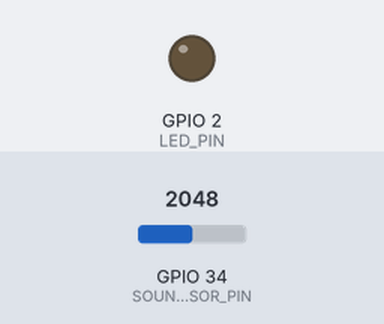
A sketch run on a simulated ESP32. On the bench: output pins drawn as LEDs (lit = HIGH). The inputs (shaded band) are chosen by the test bench; at power-on: GPIO 34 (SOUND_SENSOR_PIN) = 2048. WiFi joins after 1.5 s; servers stay silent unless stated; uploads are accepted with an empty reply; what the sketch prints to the serial monitor is not drawn.

Above: at 2.7 s.
2.8 s: GPIO 34 (SOUND_SENSOR_PIN) set to 1228
At 3.8 s:
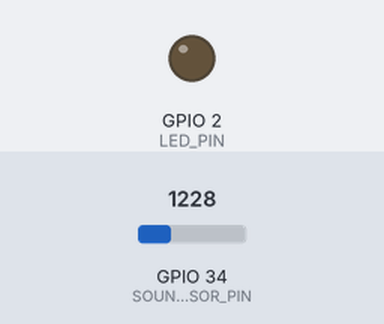
5.8 s: GPIO 34 (SOUND_SENSOR_PIN) set to 1297
At 8.21 s:
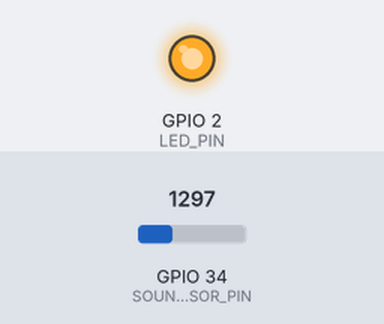
8.8 s: GPIO 34 (SOUND_SENSOR_PIN) set to 491
At 9.4 s:
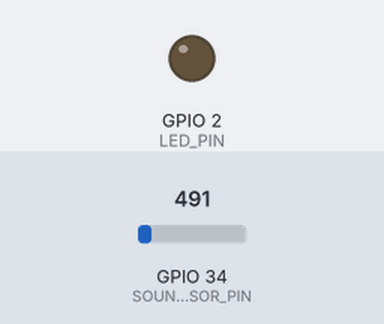
Timing chart, 0 to 11.8 s (numbered marks = the images above; inputs shaded):
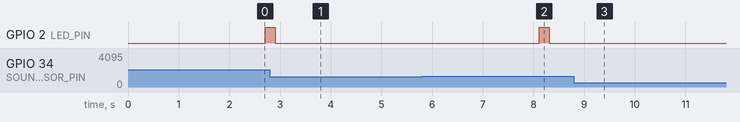

The sketch:

arduino_esp32.ino
```cpp
/*
 * Baby Monitoring System - IoT Device Code
 * Compatible with: Arduino with WiFi module, ESP32, ESP8266
 *
 * This code reads sound levels from an analog sound sensor,
 * determines the baby's status, and sends data to the API.
 */

#include <WiFi.h>
#include <HTTPClient.h>

// WiFi Configuration
const char* ssid = "YOUR_WIFI_SSID";
const char* password = "YOUR_WIFI_PASSWORD";

// API Configuration
const char* apiUrl = "YOUR_SUPABASE_URL/functions/v1/baby-monitor-api/sound-detected";

// Hardware Configuration
const int SOUND_SENSOR_PIN = 34;  // Analog pin for sound sensor
const int LED_PIN = 2;             // Built-in LED for status indication

// Threshold Configuration
const int CRYING_THRESHOLD = 70;    // Intensity level for crying
const int NOISE_THRESHOLD = 30;     // Intensity level for noise detection
const int SAMPLE_SIZE = 10;         // Number of samples to average
const int SAMPLE_DELAY = 50;        // Delay between samples (ms)
const int UPDATE_INTERVAL = 2000;   // Update interval (ms)

// Global Variables
unsigned long lastUpdateTime = 0;
String lastStatus = "sleeping";

void setup() {
  Serial.begin(115200);
  pinMode(LED_PIN, OUTPUT);
  pinMode(SOUND_SENSOR_PIN, INPUT);

  Serial.println("Baby Monitor IoT Device Starting...");

  // Connect to WiFi
  connectToWiFi();

  Serial.println("Device Ready!");
  Serial.println("Monitoring baby...");
}

void loop() {
  // Check if it's time to send an update
  if (millis() - lastUpdateTime >= UPDATE_INTERVAL) {
    // Read sound level
    int intensity = readSoundLevel();

    // Determine status based on intensity
    String status = determineStatus(intensity);

    // Send data to API
    sendSoundData(intensity, status);

    // Update last status and time
    lastStatus = status;
    lastUpdateTime = millis();

    // Visual feedback on LED
    blinkLED(status);

    // Print to serial for debugging
    Serial.print("Status: ");
    Serial.print(status);
    Serial.print(" | Intensity: ");
    Serial.println(intensity);
  }

  delay(100);
}

void connectToWiFi() {
  Serial.print("Connecting to WiFi");
  WiFi.begin(ssid, password);

  int attempts = 0;
  while (WiFi.status() != WL_CONNECTED && attempts < 20) {
    delay(500);
    Serial.print(".");
    attempts++;
  }

  if (WiFi.status() == WL_CONNECTED) {
    Serial.println("\nWiFi Connected!");
    Serial.print("IP Address: ");
    Serial.println(WiFi.localIP());
  } else {
    Serial.println("\nWiFi Connection Failed!");
  }
}

int readSoundLevel() {
  // Take multiple samples and average them
  long sum = 0;
  int maxValue = 0;

  for (int i = 0; i < SAMPLE_SIZE; i++) {
    int value = analogRead(SOUND_SENSOR_PIN);
    sum += value;
    if (value > maxValue) {
      maxValue = value;
    }
    delay(SAMPLE_DELAY);
  }

  // Calculate average
  int avgValue = sum / SAMPLE_SIZE;

  // Convert to 0-100 scale (ESP32 ADC is 12-bit: 0-4095)
  int intensity = map(maxValue, 0, 4095, 0, 100);

  // Ensure intensity is within bounds
  intensity = constrain(intensity, 0, 100);

  return intensity;
}

String determineStatus(int intensity) {
  if (intensity >= CRYING_THRESHOLD) {
    return "crying";
  } else if (intensity >= NOISE_THRESHOLD) {
    return "noise_detected";
  } else {
    return "sleeping";
  }
}

void sendSoundData(int intensity, String status) {
  // Check WiFi connection
  if (WiFi.status() != WL_CONNECTED) {
    Serial.println("WiFi not connected. Attempting to reconnect...");
    connectToWiFi();
    return;
  }

  HTTPClient http;

  // Initialize HTTP request
  http.begin(apiUrl);
  http.addHeader("Content-Type", "application/json");

  // Create JSON payload
  String payload = "{";
  payload += "\"intensity\":" + String(intensity) + ",";
  payload += "\"status\":\"" + status + "\",";
  payload += "\"duration\":0";
  payload += "}";

  // Send POST request
  int httpResponseCode = http.POST(payload);

  // Handle response
  if (httpResponseCode > 0) {
    String response = http.getString();
    Serial.print("API Response Code: ");
    Serial.println(httpResponseCode);

    if (httpResponseCode == 200) {
      Serial.println("Data sent successfully!");
    } else {
      Serial.print("Error: ");
      Serial.println(response);
    }
  } else {
    Serial.print("HTTP Request Failed, Error: ");
    Serial.println(http.errorToString(httpResponseCode).c_str());
  }

  http.end();
}

void blinkLED(String status) {
  // Visual feedback based on status
  if (status == "crying") {
    // Fast blink for crying
    for (int i = 0; i < 3; i++) {
      digitalWrite(LED_PIN, HIGH);
      delay(100);
      digitalWrite(LED_PIN, LOW);
      delay(100);
    }
  } else if (status == "noise_detected") {
    // Single blink for noise
    digitalWrite(LED_PIN, HIGH);
    delay(200);
    digitalWrite(LED_PIN, LOW);
  } else {
    // LED off for sleeping
    digitalWrite(LED_PIN, LOW);
  }
}

/*
 * HARDWARE SETUP:
 *
 * 1. Sound Sensor Module:
 *    - VCC -> 3.3V
 *    - GND -> GND
 *    - OUT -> GPIO 34 (or any analog pin)
 *
 * 2. LED (Built-in on most ESP32 boards):
 *    - Connected to GPIO 2
 *
 * CONFIGURATION:
 *
 * 1. Update WiFi credentials:
 *    - Replace YOUR_WIFI_SSID with your WiFi network name
 *    - Replace YOUR_WIFI_PASSWORD with your WiFi password
 *
 * 2. Update API URL:
 *    - Replace YOUR_SUPABASE_URL with your Supabase project URL
 *    - The full URL should look like:
 *      https://xxxxx.supabase.co/functions/v1/baby-monitor-api/sound-detected
 *
 * 3. Adjust thresholds if needed:
 *    - CRYING_THRESHOLD: Sound level for crying detection
 *    - NOISE_THRESHOLD: Sound level for general noise
 *    - UPDATE_INTERVAL: How often to send updates (ms)
 *
 * TROUBLESHOOTING:
 *
 * - Open Serial Monitor (115200 baud) to see debug output
 * - Check WiFi connection status and IP address
 * - Verify API endpoint URL is correct
 * - Monitor sound sensor readings to adjust thresholds
 * - Ensure sound sensor is properly connected and powered
 */
```

Measured:
- the behaviour switches between 1228 and 1229 on GPIO 34 (SOUND_SENSOR_PIN) (found by bisection; images 1 and 2)
- after the input at 2.8 s, GPIO 2 (LED_PIN): goes on until 2.9 s, then stays LOW
- after the input at 5.8 s, GPIO 2 (LED_PIN): LOW → HIGH after 2.3 s, → LOW 0.20 s later
- after the input at 8.8 s, GPIO 2 (LED_PIN): stops changing and stays LOW
